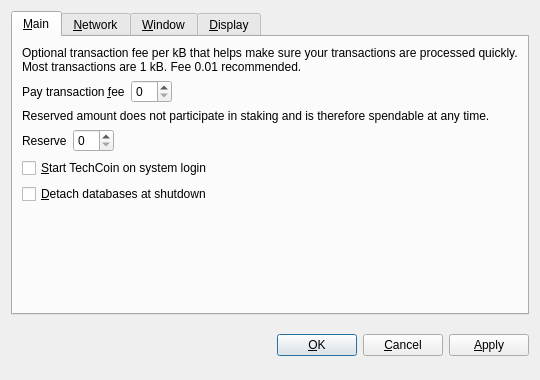
<?xml version="1.0" encoding="UTF-8"?>
<ui version="4.0">
 <class>OptionsDialog</class>
 <widget class="QDialog" name="OptionsDialog">
  <property name="geometry">
   <rect>
    <x>0</x>
    <y>0</y>
    <width>540</width>
    <height>380</height>
   </rect>
  </property>
  <property name="windowTitle">
   <string>Options</string>
  </property>
  <property name="modal">
   <bool>true</bool>
  </property>
  <layout class="QVBoxLayout" name="verticalLayout">
   <item>
    <widget class="QTabWidget" name="tabWidget">
     <property name="tabPosition">
      <enum>QTabWidget::North</enum>
     </property>
     <property name="currentIndex">
      <number>0</number>
     </property>
     <widget class="QWidget" name="tabMain">
      <attribute name="title">
       <string>&amp;Main</string>
      </attribute>
      <layout class="QVBoxLayout" name="verticalLayout_Main">
       <item>
        <widget class="QLabel" name="transactionFeeInfoLabel">
         <property name="text">
          <string>Optional transaction fee per kB that helps make sure your transactions are processed quickly. Most transactions are 1 kB. Fee 0.01 recommended.</string>
         </property>
         <property name="textFormat">
          <enum>Qt::PlainText</enum>
         </property>
         <property name="wordWrap">
          <bool>true</bool>
         </property>
        </widget>
       </item>
       <item>
        <layout class="QHBoxLayout" name="horizontalLayoutFee">
         <item>
          <widget class="QLabel" name="transactionFeeLabel">
           <property name="text">
            <string>Pay transaction &amp;fee</string>
           </property>
           <property name="textFormat">
            <enum>Qt::PlainText</enum>
           </property>
           <property name="buddy">
            <cstring>transactionFee</cstring>
           </property>
          </widget>
         </item>
         <item>
          <widget class="BitcoinAmountField" name="transactionFee"/>
         </item>
         <item>
          <spacer name="horizontalSpacerFee">
           <property name="orientation">
            <enum>Qt::Horizontal</enum>
           </property>
           <property name="sizeHint" stdset="0">
            <size>
             <width>40</width>
             <height>20</height>
            </size>
           </property>
          </spacer>
         </item>
        </layout>
       </item>
       <item>
        <widget class="QLabel" name="reserveBalanceInfoLabel">
         <property name="text">
          <string>Reserved amount does not participate in staking and is therefore spendable at any time.</string>
         </property>
         <property name="textFormat">
          <enum>Qt::PlainText</enum>
         </property>
         <property name="wordWrap">
          <bool>true</bool>
         </property>
        </widget>
       </item>
       <item>
        <layout class="QHBoxLayout" name="horizontalLayoutReserveBalance">
         <item>
          <widget class="QLabel" name="reserveBalanceLabel">
           <property name="text">
            <string>Reserve</string>
           </property>
           <property name="textFormat">
            <enum>Qt::PlainText</enum>
           </property>
           <property name="buddy">
            <cstring>reserveBalance</cstring>
           </property>
          </widget>
         </item>
         <item>
          <widget class="BitcoinAmountField" name="reserveBalance"/>
         </item>
         <item>
          <spacer name="horizontalSpacerReserveBalance">
           <property name="orientation">
            <enum>Qt::Horizontal</enum>
           </property>
           <property name="sizeHint" stdset="0">
            <size>
             <width>40</width>
             <height>20</height>
            </size>
           </property>
          </spacer>
         </item>
        </layout>
       </item>
       <item>
        <widget class="QCheckBox" name="bitcoinAtStartup">
         <property name="toolTip">
          <string>Automatically start TechCoin after logging in to the system.</string>
         </property>
         <property name="text">
          <string>&amp;Start TechCoin on system login</string>
         </property>
        </widget>
       </item>
       <item>
        <widget class="QCheckBox" name="detachDatabases">
         <property name="toolTip">
          <string>Detach block and address databases at shutdown. This means they can be moved to another data directory, but it slows down shutdown. The wallet is always detached.</string>
         </property>
         <property name="text">
          <string>&amp;Detach databases at shutdown</string>
         </property>
        </widget>
       </item>
       <item>
        <spacer name="verticalSpacer_Main">
         <property name="orientation">
          <enum>Qt::Vertical</enum>
         </property>
         <property name="sizeHint" stdset="0">
          <size>
           <width>20</width>
           <height>40</height>
          </size>
         </property>
        </spacer>
       </item>
      </layout>
     </widget>
     <widget class="QWidget" name="tabNetwork">
      <attribute name="title">
       <string>&amp;Network</string>
      </attribute>
      <layout class="QVBoxLayout" name="verticalLayout_Network">
       <item>
        <widget class="QCheckBox" name="mapPortUpnp">
         <property name="toolTip">
          <string>Automatically open the TechCoin client port on the router. This only works when your router supports UPnP and it is enabled.</string>
         </property>
         <property name="text">
          <string>Map port using &amp;UPnP</string>
         </property>
        </widget>
       </item>
       <item>
        <widget class="QCheckBox" name="connectSocks">
         <property name="toolTip">
          <string>Connect to the TechCoin network through a SOCKS proxy (e.g. when connecting through Tor).</string>
         </property>
         <property name="text">
          <string>&amp;Connect through SOCKS proxy:</string>
         </property>
        </widget>
       </item>
       <item>
        <layout class="QHBoxLayout" name="horizontalLayout_Network">
         <item>
          <widget class="QLabel" name="proxyIpLabel">
           <property name="text">
            <string>Proxy &amp;IP:</string>
           </property>
           <property name="textFormat">
            <enum>Qt::PlainText</enum>
           </property>
           <property name="buddy">
            <cstring>proxyIp</cstring>
           </property>
          </widget>
         </item>
         <item>
          <widget class="QValidatedLineEdit" name="proxyIp">
           <property name="maximumSize">
            <size>
             <width>140</width>
             <height>16777215</height>
            </size>
           </property>
           <property name="toolTip">
            <string>IP address of the proxy (e.g. 127.0.0.1)</string>
           </property>
          </widget>
         </item>
         <item>
          <widget class="QLabel" name="proxyPortLabel">
           <property name="text">
            <string>&amp;Port:</string>
           </property>
           <property name="textFormat">
            <enum>Qt::PlainText</enum>
           </property>
           <property name="buddy">
            <cstring>proxyPort</cstring>
           </property>
          </widget>
         </item>
         <item>
          <widget class="QLineEdit" name="proxyPort">
           <property name="maximumSize">
            <size>
             <width>55</width>
             <height>16777215</height>
            </size>
           </property>
           <property name="toolTip">
            <string>Port of the proxy (e.g. 9050)</string>
           </property>
          </widget>
         </item>
         <item>
          <widget class="QLabel" name="socksVersionLabel">
           <property name="text">
            <string>SOCKS &amp;Version:</string>
           </property>
           <property name="textFormat">
            <enum>Qt::PlainText</enum>
           </property>
           <property name="buddy">
            <cstring>socksVersion</cstring>
           </property>
          </widget>
         </item>
         <item>
          <widget class="QValueComboBox" name="socksVersion">
           <property name="toolTip">
            <string>SOCKS version of the proxy (e.g. 5)</string>
           </property>
          </widget>
         </item>
         <item>
          <spacer name="horizontalSpacer_Network">
           <property name="orientation">
            <enum>Qt::Horizontal</enum>
           </property>
           <property name="sizeHint" stdset="0">
            <size>
             <width>40</width>
             <height>20</height>
            </size>
           </property>
          </spacer>
         </item>
        </layout>
       </item>
       <item>
        <spacer name="verticalSpacer_Network">
         <property name="orientation">
          <enum>Qt::Vertical</enum>
         </property>
         <property name="sizeHint" stdset="0">
          <size>
           <width>20</width>
           <height>40</height>
          </size>
         </property>
        </spacer>
       </item>
      </layout>
     </widget>
     <widget class="QWidget" name="tabWindow">
      <attribute name="title">
       <string>&amp;Window</string>
      </attribute>
      <layout class="QVBoxLayout" name="verticalLayout_Window">
       <item>
        <widget class="QCheckBox" name="minimizeToTray">
         <property name="toolTip">
          <string>Show only a tray icon after minimizing the window.</string>
         </property>
         <property name="text">
          <string>&amp;Minimize to the tray instead of the taskbar</string>
         </property>
        </widget>
       </item>
       <item>
        <widget class="QCheckBox" name="minimizeOnClose">
         <property name="toolTip">
          <string>Minimize instead of exit the application when the window is closed. When this option is enabled, the application will be closed only after selecting Quit in the menu.</string>
         </property>
         <property name="text">
          <string>M&amp;inimize on close</string>
         </property>
        </widget>
       </item>
       <item>
        <spacer name="verticalSpacer_Window">
         <property name="orientation">
          <enum>Qt::Vertical</enum>
         </property>
         <property name="sizeHint" stdset="0">
          <size>
           <width>20</width>
           <height>40</height>
          </size>
         </property>
        </spacer>
       </item>
      </layout>
     </widget>
     <widget class="QWidget" name="tabDisplay">
      <attribute name="title">
       <string>&amp;Display</string>
      </attribute>
      <layout class="QVBoxLayout" name="verticalLayout_Display">
       <item>
        <layout class="QHBoxLayout" name="horizontalLayout_1_Display">
         <item>
          <widget class="QLabel" name="langLabel">
           <property name="text">
            <string>User Interface &amp;language:</string>
           </property>
           <property name="textFormat">
            <enum>Qt::PlainText</enum>
           </property>
           <property name="buddy">
            <cstring>lang</cstring>
           </property>
          </widget>
         </item>
         <item>
          <widget class="QValueComboBox" name="lang">
           <property name="toolTip">
            <string>The user interface language can be set here. This setting will take effect after restarting TechCoin.</string>
           </property>
          </widget>
         </item>
        </layout>
       </item>
       <item>
        <layout class="QHBoxLayout" name="horizontalLayout_2_Display">
         <item>
          <widget class="QLabel" name="unitLabel">
           <property name="text">
            <string>&amp;Unit to show amounts in:</string>
           </property>
           <property name="textFormat">
            <enum>Qt::PlainText</enum>
           </property>
           <property name="buddy">
            <cstring>unit</cstring>
           </property>
          </widget>
         </item>
         <item>
          <widget class="QValueComboBox" name="unit">
           <property name="toolTip">
            <string>Choose the default subdivision unit to show in the interface and when sending coins.</string>
           </property>
          </widget>
         </item>
        </layout>
       </item>
       <item>
        <widget class="QCheckBox" name="displayAddresses">
         <property name="toolTip">
          <string>Whether to show TechCoin addresses in the transaction list or not.</string>
         </property>
         <property name="text">
          <string>&amp;Display addresses in transaction list</string>
         </property>
        </widget>
       </item>
       <item>
        <widget class="QCheckBox" name="coinControlFeatures">
         <property name="toolTip">
          <string>Whether to show coin control features or not.</string>
         </property>
         <property name="text">
          <string>Display coin &amp;control features (experts only!)</string>
         </property>
        </widget>
       </item>
       <item>
        <spacer name="verticalSpacer_Display">
         <property name="orientation">
          <enum>Qt::Vertical</enum>
         </property>
         <property name="sizeHint" stdset="0">
          <size>
           <width>20</width>
           <height>40</height>
          </size>
         </property>
        </spacer>
       </item>
      </layout>
     </widget>
    </widget>
   </item>
   <item>
    <layout class="QHBoxLayout" name="horizontalLayout_Buttons">
     <item>
      <spacer name="horizontalSpacer_1">
       <property name="orientation">
        <enum>Qt::Horizontal</enum>
       </property>
       <property name="sizeHint" stdset="0">
        <size>
         <width>40</width>
         <height>48</height>
        </size>
       </property>
      </spacer>
     </item>
     <item>
      <widget class="QLabel" name="statusLabel">
       <property name="font">
        <font>
         <weight>75</weight>
         <bold>true</bold>
        </font>
       </property>
       <property name="text">
        <string/>
       </property>
       <property name="textFormat">
        <enum>Qt::PlainText</enum>
       </property>
       <property name="wordWrap">
        <bool>true</bool>
       </property>
      </widget>
     </item>
     <item>
      <spacer name="horizontalSpacer_2">
       <property name="orientation">
        <enum>Qt::Horizontal</enum>
       </property>
       <property name="sizeHint" stdset="0">
        <size>
         <width>40</width>
         <height>48</height>
        </size>
       </property>
      </spacer>
     </item>
     <item>
      <widget class="QPushButton" name="okButton">
       <property name="text">
        <string>&amp;OK</string>
       </property>
      </widget>
     </item>
     <item>
      <widget class="QPushButton" name="cancelButton">
       <property name="text">
        <string>&amp;Cancel</string>
       </property>
       <property name="autoDefault">
        <bool>false</bool>
       </property>
      </widget>
     </item>
     <item>
      <widget class="QPushButton" name="applyButton">
       <property name="text">
        <string>&amp;Apply</string>
       </property>
       <property name="autoDefault">
        <bool>false</bool>
       </property>
      </widget>
     </item>
    </layout>
   </item>
  </layout>
 </widget>
 <customwidgets>
  <customwidget>
   <class>BitcoinAmountField</class>
   <extends>QSpinBox</extends>
   <header>bitcoinamountfield.h</header>
  </customwidget>
  <customwidget>
   <class>QValueComboBox</class>
   <extends>QComboBox</extends>
   <header>qvaluecombobox.h</header>
  </customwidget>
  <customwidget>
   <class>QValidatedLineEdit</class>
   <extends>QLineEdit</extends>
   <header>qvalidatedlineedit.h</header>
  </customwidget>
 </customwidgets>
 <resources/>
 <connections/>
</ui>
